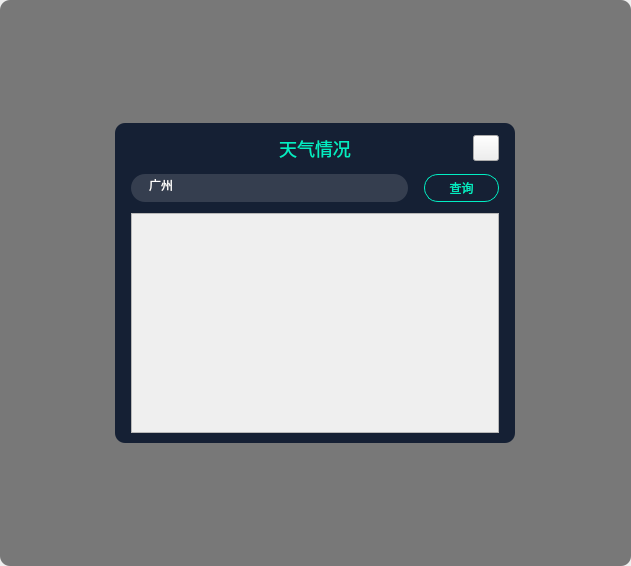
<?xml version="1.0" encoding="UTF-8"?>
<ui version="4.0">
 <class>weatherInfo</class>
 <widget class="QWidget" name="weatherInfo">
  <property name="geometry">
   <rect>
    <x>0</x>
    <y>0</y>
    <width>631</width>
    <height>566</height>
   </rect>
  </property>
  <property name="windowTitle">
   <string>Form</string>
  </property>
  <layout class="QVBoxLayout" name="verticalLayout">
   <property name="spacing">
    <number>0</number>
   </property>
   <property name="leftMargin">
    <number>0</number>
   </property>
   <property name="topMargin">
    <number>0</number>
   </property>
   <property name="rightMargin">
    <number>0</number>
   </property>
   <property name="bottomMargin">
    <number>0</number>
   </property>
   <item>
    <widget class="QFrame" name="frame_bg">
     <property name="styleSheet">
      <string notr="true">#frame_bg
{
	border-radius: 10px;
	background-color: rgba(0, 0, 0, 50%);
}</string>
     </property>
     <property name="frameShape">
      <enum>QFrame::StyledPanel</enum>
     </property>
     <property name="frameShadow">
      <enum>QFrame::Raised</enum>
     </property>
     <layout class="QGridLayout" name="gridLayout">
      <property name="leftMargin">
       <number>0</number>
      </property>
      <property name="topMargin">
       <number>0</number>
      </property>
      <property name="rightMargin">
       <number>0</number>
      </property>
      <property name="bottomMargin">
       <number>0</number>
      </property>
      <property name="spacing">
       <number>0</number>
      </property>
      <item row="0" column="0">
       <widget class="QFrame" name="frame">
        <property name="minimumSize">
         <size>
          <width>400</width>
          <height>320</height>
         </size>
        </property>
        <property name="maximumSize">
         <size>
          <width>400</width>
          <height>320</height>
         </size>
        </property>
        <property name="styleSheet">
         <string notr="true">#frame
{
	background: #152034;
	border-radius: 10px;
}

QLabel
{
	font-size: 16px;
	font-family: 微软雅黑;
	color: #01EEC3;
}</string>
        </property>
        <property name="frameShape">
         <enum>QFrame::StyledPanel</enum>
        </property>
        <property name="frameShadow">
         <enum>QFrame::Raised</enum>
        </property>
        <layout class="QVBoxLayout" name="verticalLayout_2">
         <property name="spacing">
          <number>10</number>
         </property>
         <property name="leftMargin">
          <number>16</number>
         </property>
         <property name="topMargin">
          <number>10</number>
         </property>
         <property name="rightMargin">
          <number>16</number>
         </property>
         <property name="bottomMargin">
          <number>10</number>
         </property>
         <item>
          <widget class="QWidget" name="widget_top" native="true">
           <property name="minimumSize">
            <size>
             <width>0</width>
             <height>30</height>
            </size>
           </property>
           <property name="maximumSize">
            <size>
             <width>16777215</width>
             <height>30</height>
            </size>
           </property>
           <layout class="QHBoxLayout" name="horizontalLayout">
            <property name="spacing">
             <number>0</number>
            </property>
            <property name="leftMargin">
             <number>0</number>
            </property>
            <property name="topMargin">
             <number>0</number>
            </property>
            <property name="rightMargin">
             <number>0</number>
            </property>
            <property name="bottomMargin">
             <number>0</number>
            </property>
            <item>
             <widget class="QLabel" name="label_title">
              <property name="styleSheet">
               <string notr="true">QLabel
{
	font-size: 18px;
	font-family: 微软雅黑;
	color: #01EEC3;
	padding-left:26px;
}</string>
              </property>
              <property name="text">
               <string>天气情况</string>
              </property>
              <property name="alignment">
               <set>Qt::AlignCenter</set>
              </property>
             </widget>
            </item>
            <item>
             <widget class="QPushButton" name="pushButton">
              <property name="minimumSize">
               <size>
                <width>26</width>
                <height>26</height>
               </size>
              </property>
              <property name="maximumSize">
               <size>
                <width>26</width>
                <height>26</height>
               </size>
              </property>
              <property name="cursor">
               <cursorShape>PointingHandCursor</cursorShape>
              </property>
              <property name="styleSheet">
               <string notr="true">QPushButton
{
	border-image: url(:/images/images/ic_gb.png);
}

QPushButton:hover
{
	border-image: url(:/images/images/ic_gb_bright.png);
}</string>
              </property>
             </widget>
            </item>
           </layout>
          </widget>
         </item>
         <item>
          <widget class="QWidget" name="widget_find" native="true">
           <property name="minimumSize">
            <size>
             <width>0</width>
             <height>30</height>
            </size>
           </property>
           <property name="maximumSize">
            <size>
             <width>16777215</width>
             <height>30</height>
            </size>
           </property>
           <property name="styleSheet">
            <string notr="true">QPushButton{
border-radius: 14px;
border: 1px solid #01EEC3;
font-size: 12px;
font-family: 微软雅黑;
color: #01EEC3;
}</string>
           </property>
           <layout class="QHBoxLayout" name="horizontalLayout_2">
            <property name="spacing">
             <number>16</number>
            </property>
            <property name="leftMargin">
             <number>0</number>
            </property>
            <property name="topMargin">
             <number>0</number>
            </property>
            <property name="rightMargin">
             <number>0</number>
            </property>
            <property name="bottomMargin">
             <number>0</number>
            </property>
            <item>
             <widget class="QLineEdit" name="lineEdit">
              <property name="minimumSize">
               <size>
                <width>0</width>
                <height>28</height>
               </size>
              </property>
              <property name="maximumSize">
               <size>
                <width>16777215</width>
                <height>28</height>
               </size>
              </property>
              <property name="styleSheet">
               <string notr="true">#lineEdit
{
	background: rgba(234, 234, 234, 0.15);
	border-radius: 14px;
	font-size: 12px;
	font-family: 微软雅黑;
	color: #FFFFFF;
	padding-left:16px;
}</string>
              </property>
              <property name="text">
               <string>广州</string>
              </property>
              <property name="placeholderText">
               <string>请输入需要查询的城市</string>
              </property>
             </widget>
            </item>
            <item>
             <widget class="QPushButton" name="pushButton_find">
              <property name="minimumSize">
               <size>
                <width>75</width>
                <height>28</height>
               </size>
              </property>
              <property name="maximumSize">
               <size>
                <width>75</width>
                <height>28</height>
               </size>
              </property>
              <property name="cursor">
               <cursorShape>PointingHandCursor</cursorShape>
              </property>
              <property name="text">
               <string>查询</string>
              </property>
             </widget>
            </item>
           </layout>
          </widget>
         </item>
         <item>
          <widget class="QScrollArea" name="scrollArea">
           <property name="styleSheet">
            <string notr="true">QScrollArea { border:none; background: transparent; }
QScrollArea &gt; QWidget &gt; QWidget { background: transparent; }
QScrollArea &gt; QWidget &gt; QScrollBar { background: palette(base); }</string>
           </property>
           <property name="widgetResizable">
            <bool>true</bool>
           </property>
           <widget class="QWidget" name="scrollAreaWidgetContents">
            <property name="geometry">
             <rect>
              <x>0</x>
              <y>0</y>
              <width>368</width>
              <height>220</height>
             </rect>
            </property>
            <layout class="QVBoxLayout" name="verticalLayout_item">
             <property name="spacing">
              <number>0</number>
             </property>
             <property name="leftMargin">
              <number>0</number>
             </property>
             <property name="topMargin">
              <number>0</number>
             </property>
             <property name="rightMargin">
              <number>0</number>
             </property>
             <property name="bottomMargin">
              <number>0</number>
             </property>
            </layout>
           </widget>
          </widget>
         </item>
        </layout>
       </widget>
      </item>
     </layout>
    </widget>
   </item>
  </layout>
 </widget>
 <resources>
  <include location="GetPCInfo.qrc"/>
 </resources>
 <connections/>
</ui>
